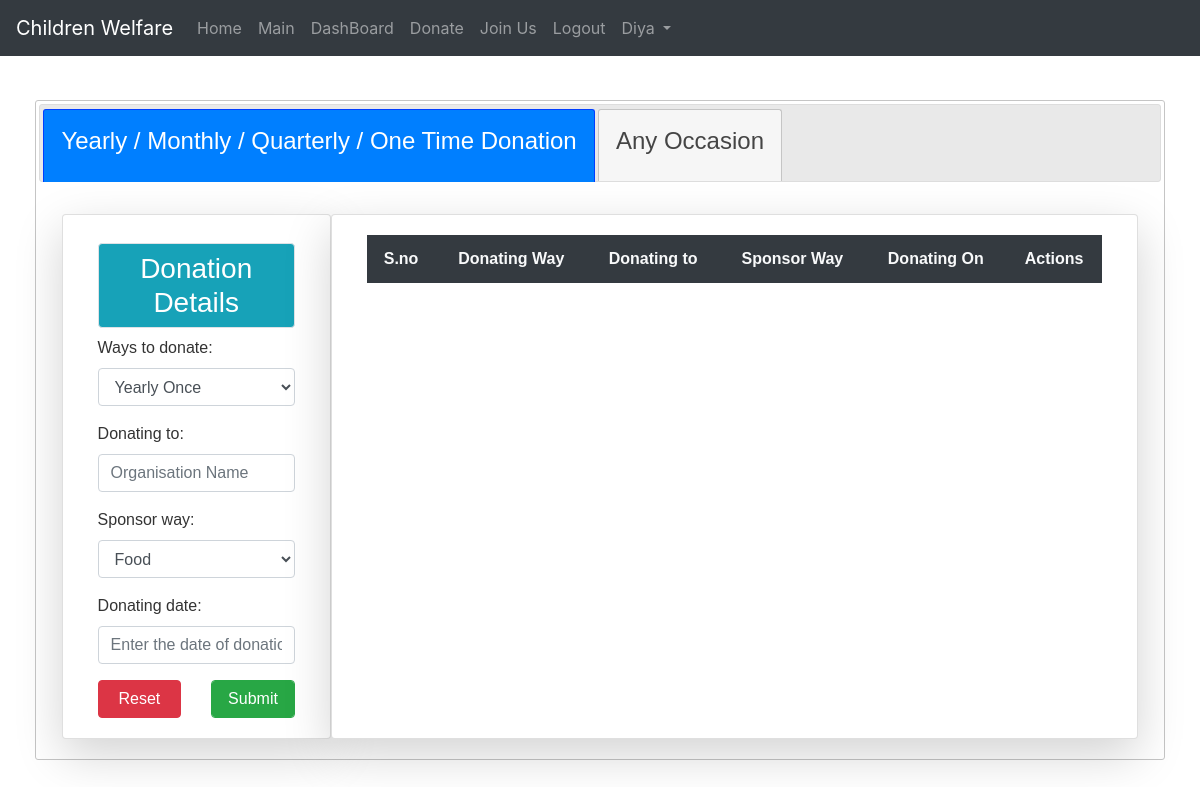
The page /don/ (signed in) on the database as committed earlier.
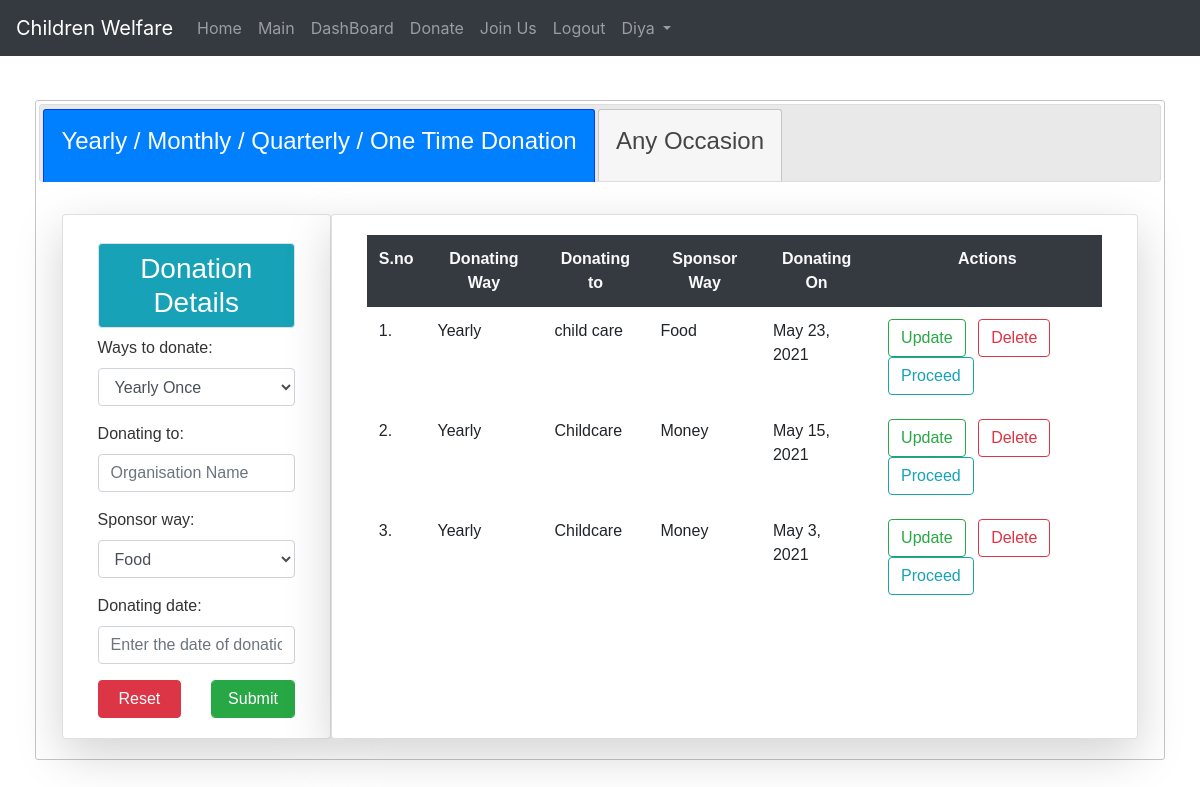
The same page on the database as committed later.
### App/models.py (models this page shows)
class Donate(models.Model):
	d=[('Yearly',"Yearly Once"),('Monthly',"Monthly Once"),('Quarterly',"Quarterly Once"),('One Time',"One time donation")]
	s=[('Food',"Food"),('Clothes',"Clothes"),('Money',"Money")]
	username=models.CharField(max_length=50)
	email=models.EmailField(max_length=50)
	ways_to_donate=models.CharField(max_length=50,choices=d,default='select')
	donating_to=models.CharField(max_length=50)
	sponsor_way=models.CharField(max_length=50,choices=s,default='select')
	donating_date=models.DateField()
	uid=models.ForeignKey(User,on_delete=models.CASCADE)

### App/views.py (the view, shortened to what this page needs)
# urls.py: path('don/',views.donate,name="don"),
def donate(request):
	w=Donate.objects.filter(uid_id=request.user.id)
	z=OccDonate.objects.filter(uid_id=request.user.id)
	e=DonateForm()
	f=OccDonateForm()
	return render(request,'html/donate.html',{'a':e,'x':w,'b':f,'h':z})

### App/forms.py
class DonateForm(forms.ModelForm):
	class Meta:
		model=Donate
		fields=["ways_to_donate","donating_to","sponsor_way","donating_date"]
		widgets={
		"ways_to_donate":forms.Select(attrs={
			"class":"form-control",
			"required":True,
			}),
		"donating_to":forms.TextInput(attrs={
			"class":"form-control",
			"placeholder":"Organisation Name",
			"required":True,
			}),
		"sponsor_way":forms.Select(attrs={
			"class":"form-control",
			"required":True,
			}),
		"donating_date":forms.DateInput(attrs={
			"class":"form-control",
			"placeholder":"Enter the date of donation",
			"required":True,
			}),
		}

### App/templates/html/donate.html (shortened to what this page needs)
{% extends 'html/base.html' %}
{% block content %}
<div class="container-fluid mt-4">
	<div class="card-body">
		<div id="tabs">
  			<ul>
    			<li><a href="#tab1"class="btn btn col-sm my-2 mx-auto"><h4>Yearly / Monthly / Quarterly / One Time Donation</h4></a></li>
    			<li><a href="#tab2"class="btn btn col-sm my-2 mx-auto"><h4>Any Occasion</h4></a></li>
  			</ul>
  			<div id="tab1">
  				<div class="container-fluid mt-2">
				<div class="row">
				<div class="card col-md-3 mt-2 shadow-lg">
				<div class="card-body">
				<form method="POST">
				<h3 class="my-2 block bg bg-info text-center text-white p-2 border rounded">Donation Details</h3>
				<table>
				<tr>{{a.as_p}}</tr>
			   </table>
				<div class="row">
						<div class="col">
							<input type="reset" name="Reset" class="btn btn-danger col-sm">
						</div>
						<div class="col">
							<input type="Submit" class="form-control btn btn-success col-sm" name="subscribe">
						</div>
				</div>
				</form>
			</div>
		</div>
		<div class="card col-md mt-2 shadow-lg">
			<div class="card-body">
				<table class="table table-borderless table-center">
					<tr class="bg-dark text-light text-center">
						<th>S.no</th>
						<th>Donating Way</th>
						<th>Donating to</th>
						<th>Sponsor Way</th>
						<th>Donating On</th>
						<th>Actions</th>
					</tr>
            		{% for k in x %}
            		<tr>
            			<td>{{forloop.counter}}.</td>
            			<td>{{k.ways_to_donate}}</td>
            			<td>{{k.donating_to}}</td>
            			<td>{{k.sponsor_way}}</td>
            			<td>{{k.donating_date}}</td>
            			<td colspan="3">
            				<a href="{% url 'up' k.id %}" class="btn btn-outline-success mx-1 text-success">Update</a>
            				<a href="{% url 'dele' k.id %}" class="btn btn-outline-danger mx-1 text-danger">Delete</a>
            				{% if k.sponsor_way == 'Money' %}
		    				<a href="{% url 'pay' %}" class="btn btn-outline-info text-info mx-1">Proceed</a>
            				{% elif k.sponsor_way == 'Food' %}
		    				<a href="{% url 'msg' k.id %}" class="btn btn-outline-info mx-1 text-info ">Proceed</a>
		    				{% elif k.sponsor_way == 'Clothes' %}
		    				<a href="{% url 'msg' k.id %}" class="btn btn-info text-info  mx-1">Proceed</a>
		    				{% else %}
		    				<a href="#" class="btn btn-secondary">None</a>
		    				{% endif %}
            			</td>
            		</tr>
            		{% endfor %}
            	</table>
			</div>
		</div>
	</div>
</div>
</div>
</div>
</div>
</div>
{% endblock %}

Rows that differ between the two databases and show on the page:
added Donate: ways_to_donate "Yearly", donating_to "child care", sponsor_way "Food", donating_date "May 23, 2021", shows "Proceed"
added Donate: ways_to_donate "Yearly", donating_to "Childcare", sponsor_way "Money", donating_date "May 15, 2021", shows "Proceed"
added Donate: ways_to_donate "Yearly", donating_to "Childcare", sponsor_way "Money", donating_date "May 3, 2021", shows "Proceed"
